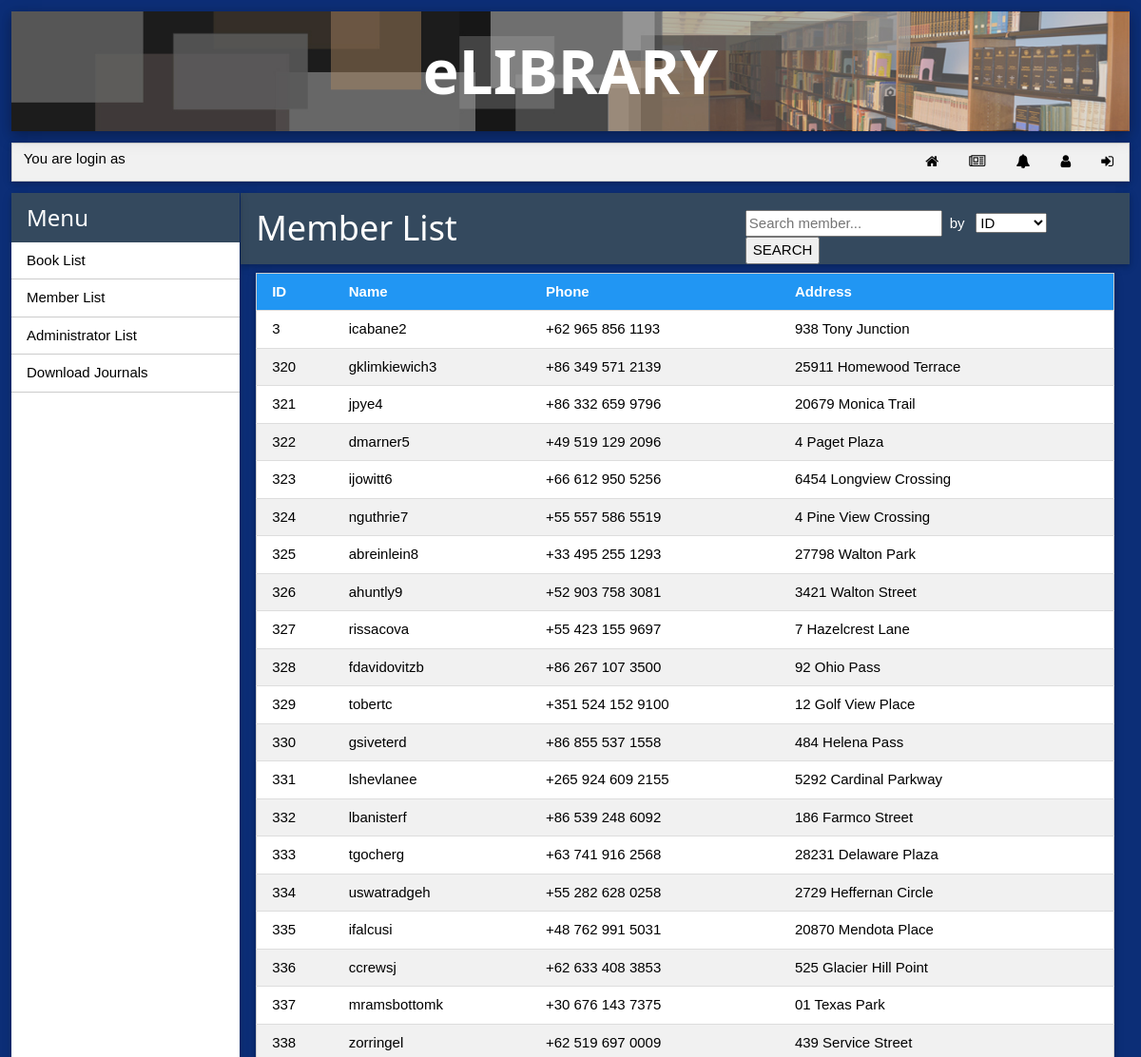
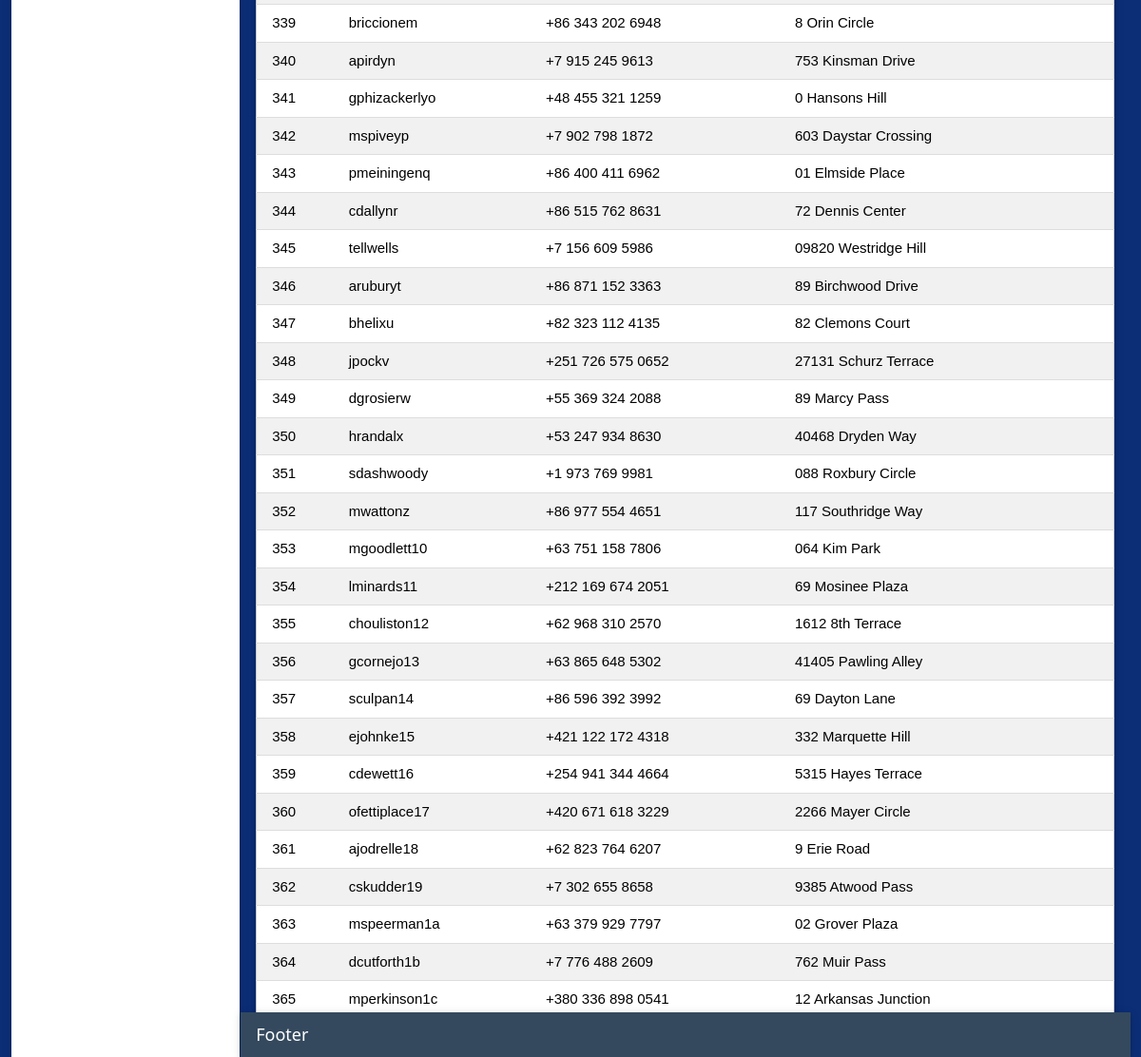
The page /pages/admin/member.php on the database as committed earlier (2 pictures, top to bottom).
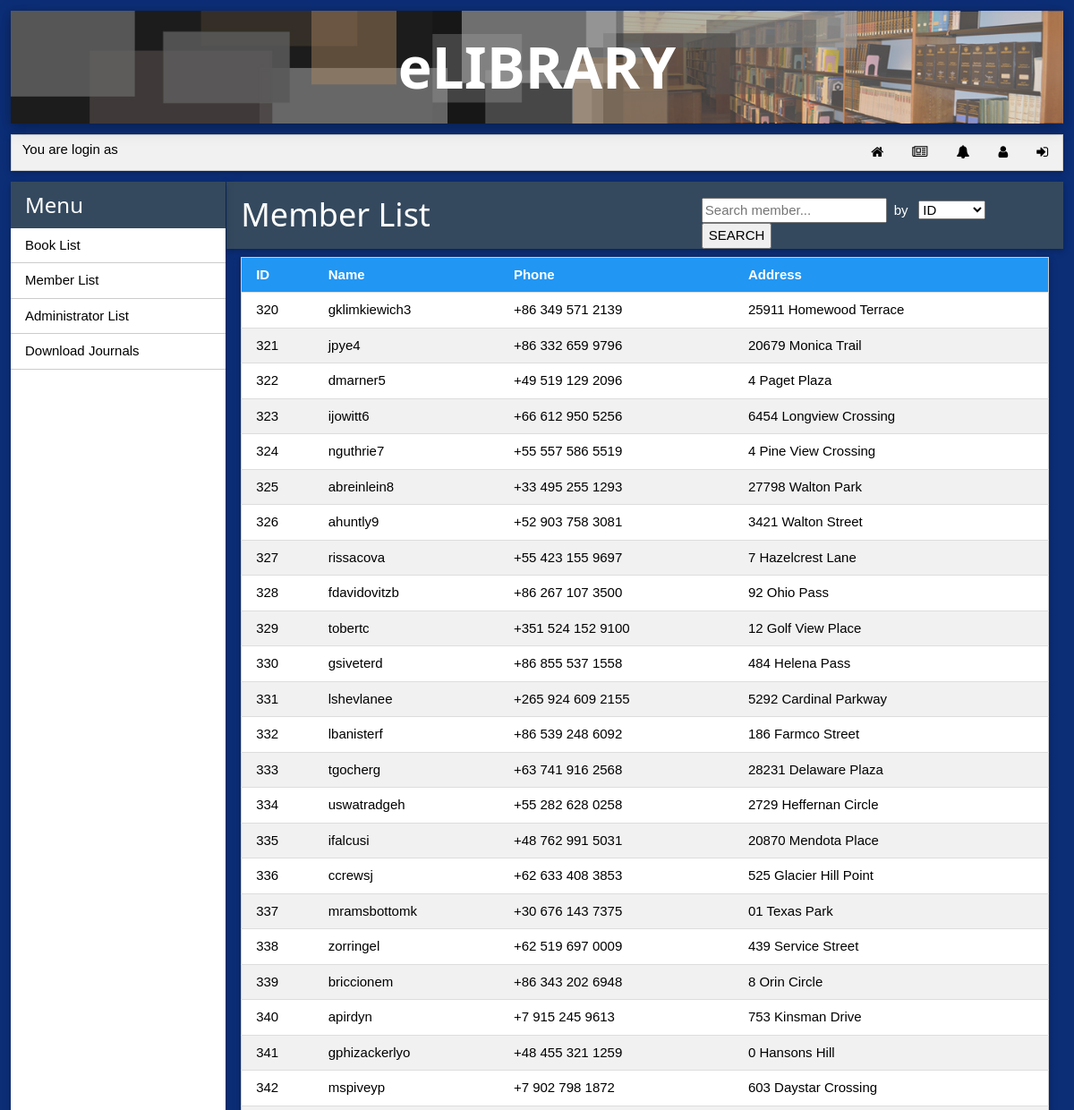
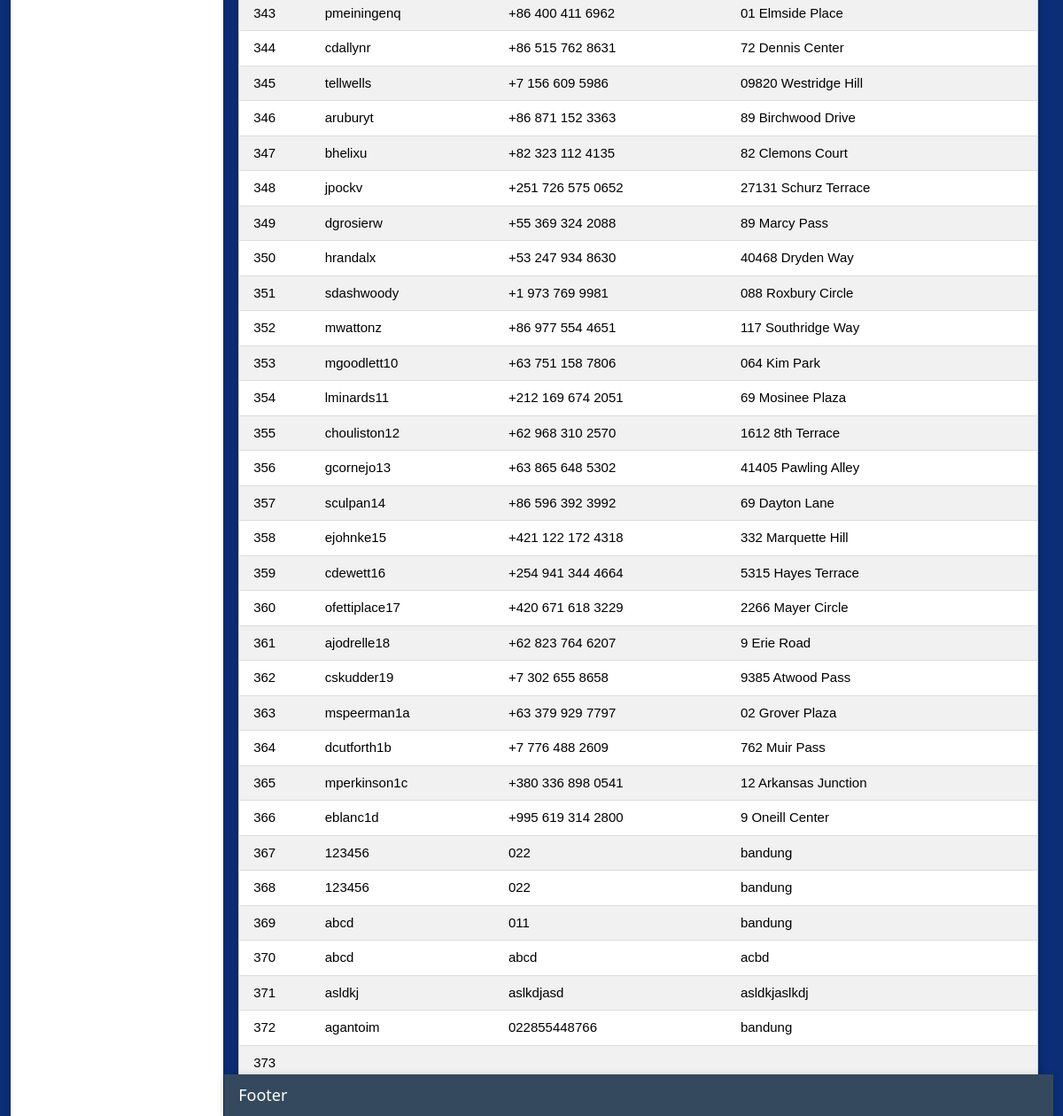
The same page on the database as committed later (2 pictures, top to bottom).
### tables this page shows
CREATE TABLE `anggota` (
  `id` int(255) NOT NULL,
  `username` text NOT NULL,
  `password` text NOT NULL,
  `nama_anggota` text NOT NULL,
  `phone` text NOT NULL,
  `address` text NOT NULL,
  `status_user` varchar(10) NOT NULL
);

### pages/admin/member.php (the view, shortened to what this page needs)
<?php
	include '../../connect/connection.php';
	$query="select * from anggota where status_user=0 ";
?>
<!DOCTYPE html>
<html>
	<head>
		<link rel="stylesheet" href="../../style/style.css">
		<link rel="stylesheet" href="../../lib/w3.css">
		<link rel="stylesheet" href="../../lib/w3-colors-flat.css">
		<link rel="stylesheet" href="../../lib/w3-theme-riverside.css">
		<link rel="stylesheet" href="../../lib/font-awesome.min.css">
		<link rel="stylesheet" href="../../lib/font-awesome.css">
	</head>
	<body>
		<?php
			include '/headerAdm.php';
			include '/navbarAdm.php';
			include '/sidebarAdm.php'
		?>
		<div id="content" style="">
			<div id="divTopContent" class="w3-container w3-card w3-flat-wet-asphalt">
				<div id="titleContent">
					<h1>Member List</h1>
				</div>
				<form method="get" class="member.php">
				<div id="searchNsort" class="">
				<input type="text" style="margin-right:1%;" name="iSearch" placeholder="Search member...">
				by
				<select>
					<option value="ID">ID</option>
				</select>
				<input class="" type="submit" value="SEARCH" name="iSubmit" style="margin-right:1%;">
				</div>
				</form>
			</div>
			<div class="w3-container">
			<table id="membertable" class="w3-table-all w3-hoverable w3-card">
					<thead>
					<tr class="w3-blue">
						<th>ID</th>
						<th>Name</th>
						<th>Phone</th>
						<th>Address</th>
					</tr>
					</thead>
					<?php
						if($res=$conn->query($query)){
							while($row=$res->fetch_array()){
								echo "<tr>";
								echo "<td>".$row['id']."</td>";
								echo "<td>".$row['username']."</td>";
								echo "<td>".$row['phone']."</td>";
								echo "<td>".$row['address']."</td>";
								echo "</tr>";
							}
						}
					?>
				</table>
			</div>
			<?php
			include '../layout/footer.php';
		?>
	</body>
</html>

Rows that differ between the two databases and show on the page:
no longer on this page (row edited): anggota: id "3", username "icabane2", phone "+62 965 856 1193", address "938 Tony Junction"
now on this page (row unchanged): anggota: id "366", username "eblanc1d", phone "+995 619 314 2800", address "9 Oneill Center"
added anggota: id "367", username "123456", phone "022", address "bandung"
added anggota: id "368", username "123456", phone "022", address "bandung"
added anggota: id "369", username "abcd", phone "011", address "bandung"
added anggota: id "370", username "abcd", phone "abcd", address "acbd"
added anggota: id "371", username "asldkj", phone "aslkdjasd", address "asldkjaslkdj"
added anggota: id "372", username "agantoim", phone "022855448766", address "bandung"
added anggota: id "373"
